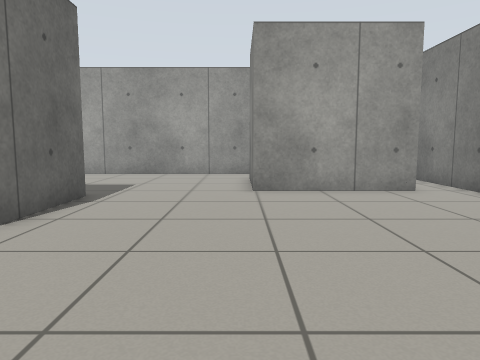
[1] (above)

19 first-person views from a walk through a world built for the Gazebo simulator. The camera is 0.72 m above the floor, tilts 6° down and sees 70° across. The floor is counted in squares, 0.5 m on a side. Each view is taken from the middle of a square. On the plan, view 1 faces up. The plan holds only what a view shows up to about 15 squares ahead; the rest is blank.

[2]
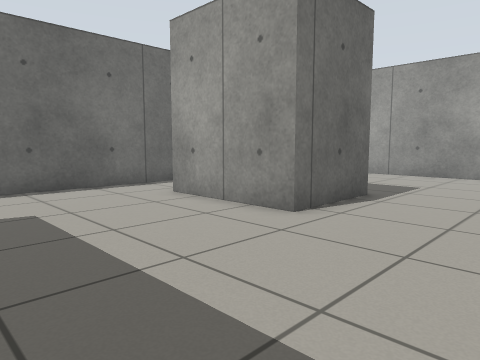

[3]
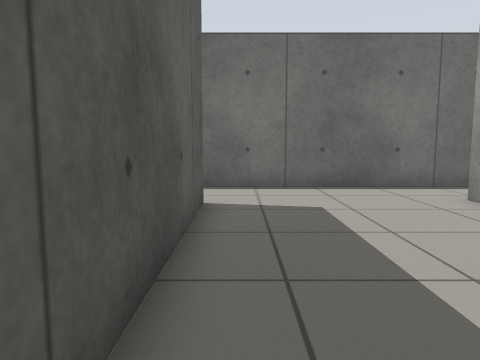

[4]
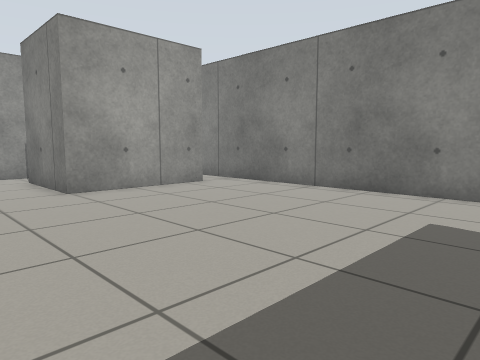

[5]
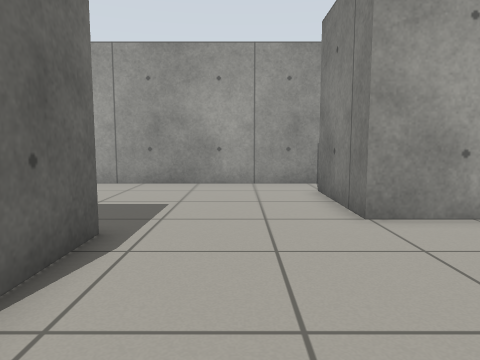

[6]
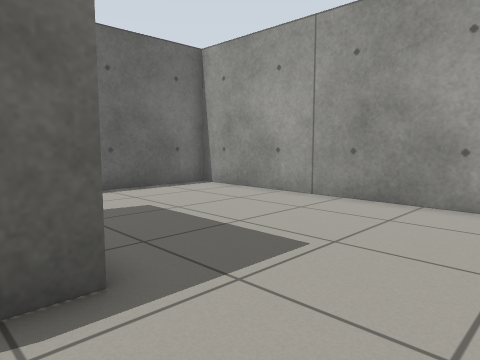

[7]
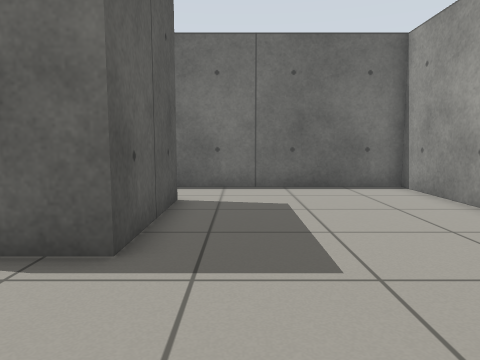

[8]
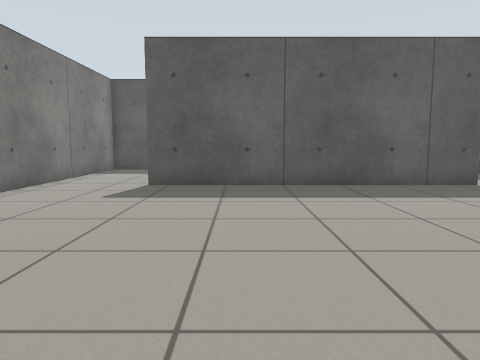

[9]
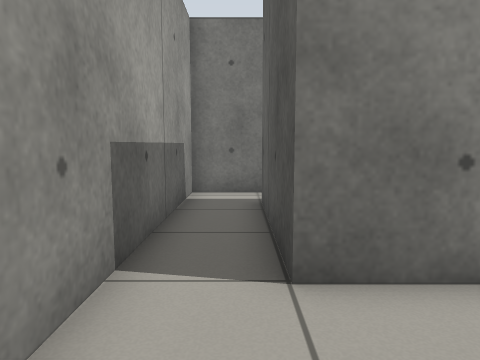

[10]
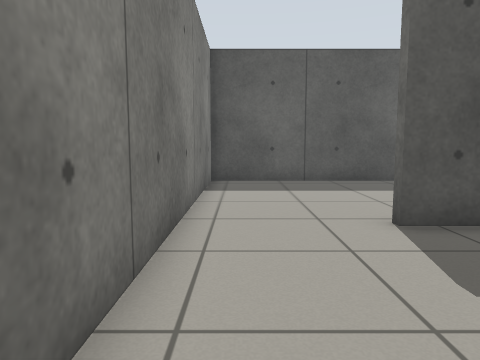

[11]
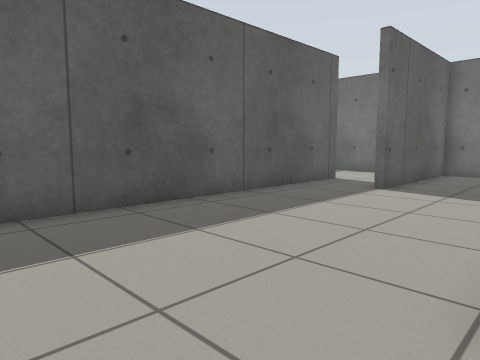

[12]
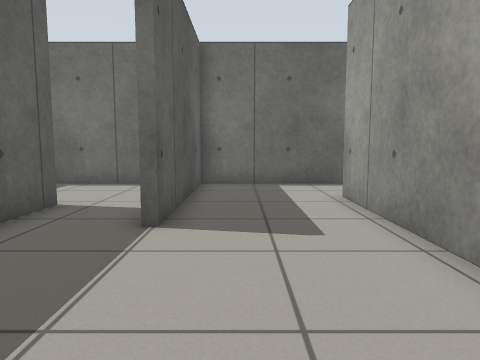

[13]
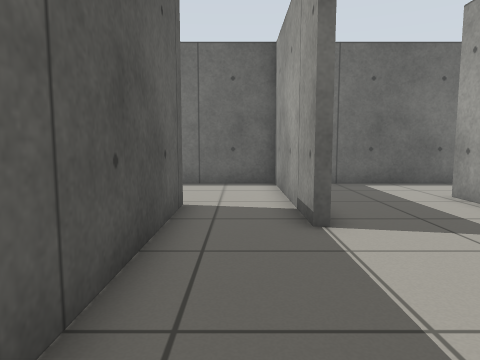

[14]
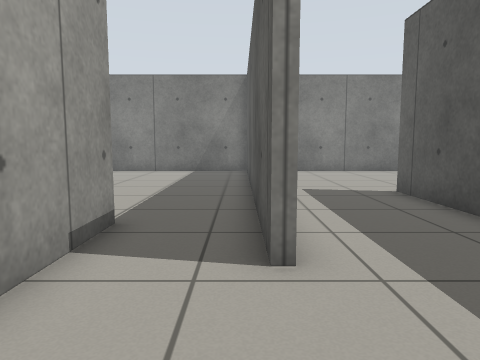

[15]
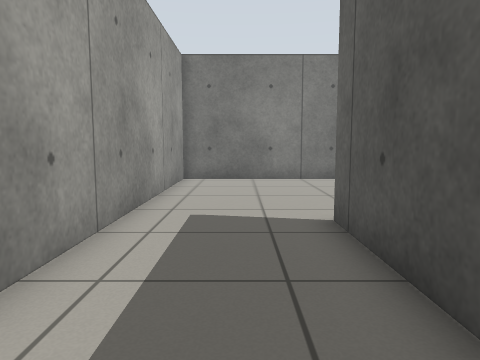

[16]
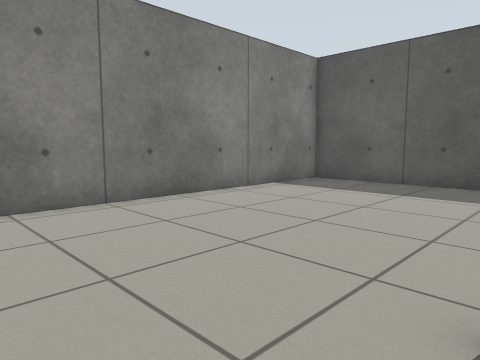

[17]
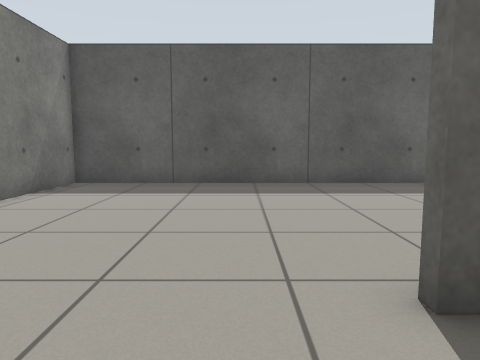

[18]
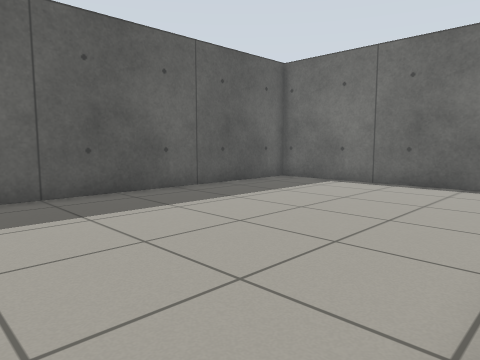

[19]
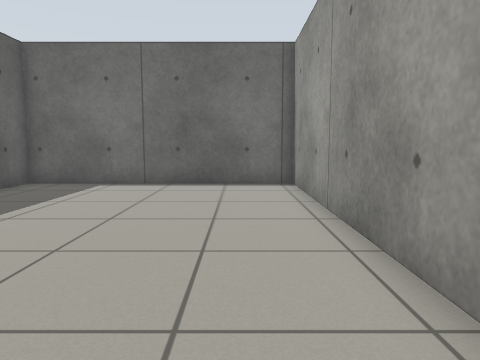

### Floor plan
Ten units are one square. View 1 is at (0, 0); x grows to the right and y downward. Boxes are objects, and circles mark ways between rooms. Rooms are numbered by the first view taken in them; rooms with no view inside come last. Other rooms are left out.
<svg viewBox="-120 -169 196 401">
<path fill="none" stroke="#000" d="M-89 -94 -43 -94 -43 -59 -89 -59M55 -105 4 -105 4 -145 55 -145M-84 9 32 9M71 5 71 -164 -115 -164 -115 4M-29 12 -84 12M-49 57 -115 57 -115 86M-71 87 -71 84 71 84 71 5M-115 4 -115 54 -49 54M-16 131 -115 131 -115 227 71 227 71 87 -38 87M-46 128 -6 128M-115 86 -115 108"/>
<circle cx="-100" cy="10" r="3" fill="#2a7"/>
<circle cx="50" cy="10" r="3" fill="#2a7"/>
<circle cx="-95" cy="80" r="3" fill="#2a7"/>
<text x="-30" y="-80">1</text>
<text x="-20" y="40">2</text>
<text x="-20" y="160">3</text>
</svg>
Room 1 opens to room 2. Room 2 opens to room 3.

Where each view was taken, in squares from view 1:
view 1: 0 up, 0 right, facing up
view 2: 0 up, 0 right, facing up-left
view 3: 0 up, 0 right, facing left
view 4: 0 up, 3 left, facing up-right
view 5: 4 up, 2 left, facing up
view 6: 8 up, 1 left, facing up-left
view 7: 11 up, 0 right, facing left
view 8: 11 up, 0 right, facing down
view 9: 15 up, 3 left, facing right
view 10: 5 up, 6 right, facing down
view 11: 1 down, 6 right, facing down-left
view 12: 4 down, 1 right, facing left
view 13: 7 down, 1 right, facing left
view 14: 8 down, 11 left, facing right
view 15: 11 down, 7 left, facing right
view 16: 10 down, 1 left, facing down-right
view 17: 10 down, 1 right, facing down
view 18: 13 down, 1 right, facing down-left
view 19: 15 down, 1 right, facing left
